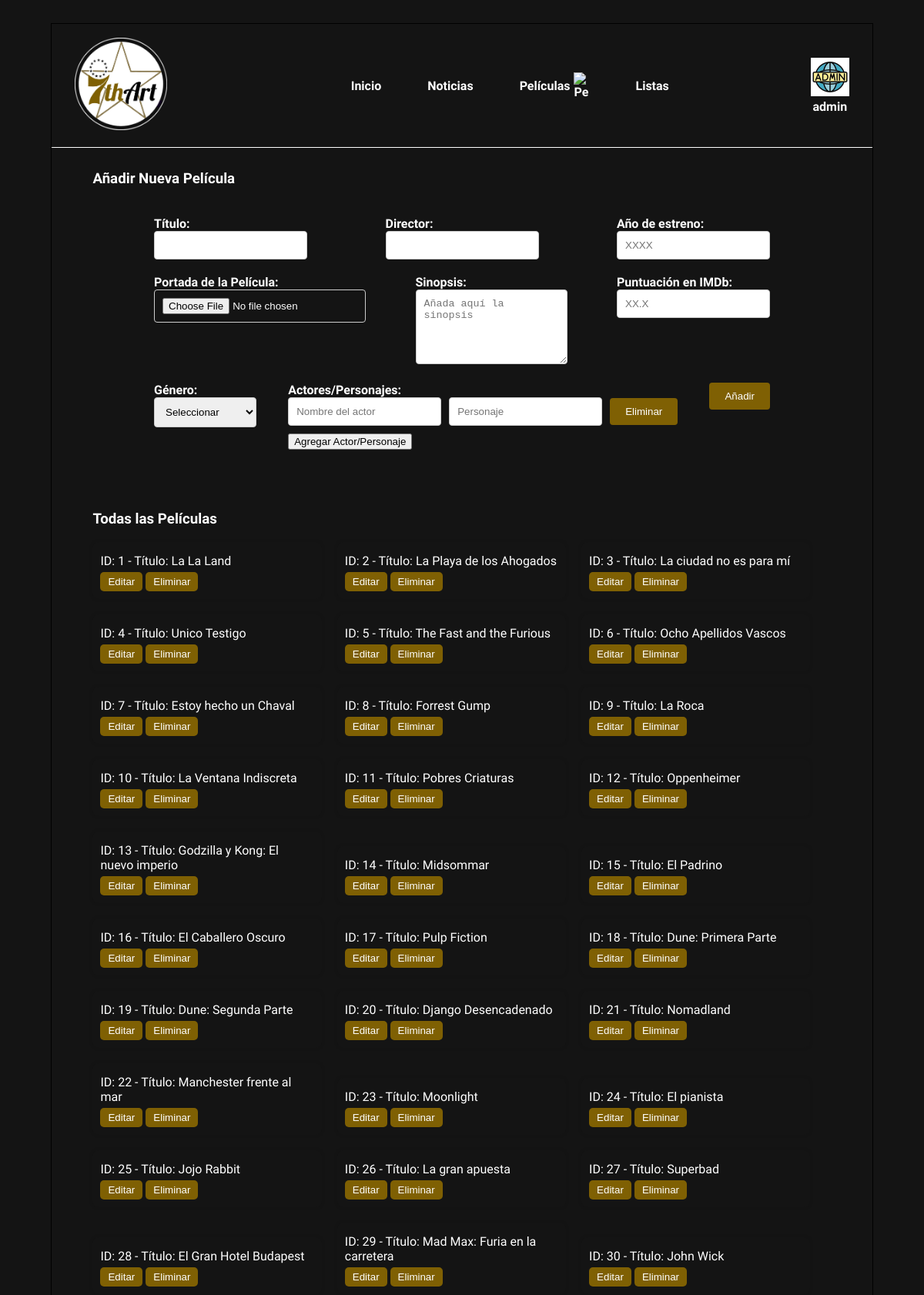
The page /admin_peliculas.php (signed in, upper part) on the database its author committed.
### tables this page shows
CREATE TABLE `peliculas` (
  `titulo` varchar(60) NOT NULL,
  `director` varchar(35) NOT NULL,
  `id` INT AUTO_INCREMENT PRIMARY KEY,
  `annio` year(4) NOT NULL,
  `genero` int(2) UNSIGNED NOT NULL,
  `sinopsis` text NOT NULL,
  `portada` varchar(100) NOT NULL,
  `reparto` longtext NOT NULL,
  `Val_IMDb` decimal(2,1) NOT NULL
);

### includes/config.php (called while the page is built, shortened)
<?php
spl_autoload_register(function ($class) {
    $prefix = 'es\\ucm\\fdi\\aw\\';
    $base_dir = implode(DIRECTORY_SEPARATOR, [__DIR__, 'src', '']);
    $len = strlen($prefix);
    $relative_class = substr($class, $len);
    $file = $base_dir . str_replace('\\', '/', $relative_class) . '.php';
});

### includes/src/Aplicacion.php (called while the page is built, shortened)
<?php
class Aplicacion
{
    private static $instancia;
    public static function getInstance()
    {
        if (!self::$instancia instanceof self) {
            self::$instancia = new static();
        }
        return self::$instancia;
    }
    private $rutaRaizApp;
    private $inicializada;
    private function __construct()
    {
        $this->inicializada = false;
    }
    public function init($bdDatosConexion, $rutaApp = '/', $dirInstalacion = __DIR__)
    {
        if (!$this->inicializada) {
            $this->rutaRaizApp = $rutaApp;
            $this->inicializada = true;
        }
    }
    public function resuelve($path = '')
    {
        $rutaAppLongitudPrefijo = mb_strlen($this->rutaRaizApp);
        return $this->rutaRaizApp . $path;
    }
}

### includes/src/peliculas/Pelicula.php (called while the page is built, shortened)
<?php
class Pelicula
{
    public static function buscarTodas() {
        $conn = Aplicacion::getInstance()->getConexionBd();
        $sql = "SELECT id, titulo FROM peliculas";
        $result = $conn->query($sql);
        $peliculas = [];
        if ($result) {
            while ($fila = $result->fetch_assoc()) {
                $peliculas[] = [
                    'id' => $fila['id'],
                    'titulo' => $fila['titulo']
                ];
            }
        } else {
            error_log("Error BD ({$conn->errno}): {$conn->error}");
        }
        return $peliculas;
    }
    public static function getGeneros(){
        $conn = Aplicacion::getInstance()->getConexionBd();
        $query = sprintf("SELECT * FROM generos");
        $rs = $conn->query($query);
        $generos = array();
        if ($rs) {
            while($fila = $rs->fetch_assoc()){
                $generos[$fila['id']] = $fila['genero'];
            }
        } else {
            $generos = false;
            error_log("Error BD ({$conn->errno}): {$conn->error}");
        }
        return $generos;
    }
}

### admin_peliculas.php (the view, shortened to what this page needs)
<?php
require_once __DIR__.'/includes/config.php';
$ADDForm = new FormularioAgregaPel();
$ADDForm = $ADDForm->gestiona();
$contenidoPrincipal = '';
$contenidoPrincipal .= "<h3>Añadir Nueva Película</h3>";
$contenidoPrincipal .= "<div class= 'añadirPel'>
                            $ADDForm
                        </div>";
$contenidoPrincipal .= '<h3>Todas las Películas</h3>';
$peliculas = Pelicula::buscarTodas();
if (!empty($peliculas)) {
    foreach ($peliculas as $pelicula) {
        $editForm = "<form method='POST' action='./admin_editaPeli.php''>
                            <input type='hidden' name='id_peli' value='{$pelicula['id']}'>
                            <input type='submit' value='Editar'>
                        </form>";
        $deleteForm = "<form method='POST' action='includes/src/peliculas/eliminar_pelicula.php' onsubmit='return confirm(\"¿Estás seguro de que quieres eliminar esta película?\");'>
                            <input type='hidden' name='pelicula_id' value='{$pelicula['id']}'>
                            <input type='submit' value='Eliminar'>
                       </form>";
        $contenidoPrincipal .= "<div class='pelicula_admin'>
                                <p>ID: {$pelicula['id']} - Título: {$pelicula['titulo']}</p>
                                $editForm
                                $deleteForm
                             </div>";
    }
} else {
    $contenidoPrincipal .= "<p>No hay películas disponibles.</p>";
}
?>

### css/estilo.css (style rules this page uses)
body { background-color: #141414; color: #ffffff; font-family: 'Roboto'; }
.pelicula_admin { display: inline-block; width: calc(31% - 20px); margin-right: 20px; margin-bottom: 20px; padding: 10px; background-color: #141414; border-radius: 8px; box-shadow: 0 0 5px rgba(0, 0, 0, 0.1); color: #fff; }
.pelicula_admin p { margin: 5px 0; }
.pelicula_admin form { display: inline; }
.pelicula_admin form input[type="submit"] { background-color: rgba(127, 96, 3, 1); color: #fff; border: none; padding: 5px 10px; border-radius: 5px; cursor: pointer; transition: background-color 0.3s ease; }

### rows shown on the page
peliculas: id "1", titulo "La La Land"
peliculas: id "2", titulo "La Playa de los Ahogados"
peliculas: id "3", titulo "La ciudad no es para mí"
peliculas: id "4", titulo "Unico Testigo"
peliculas: id "5", titulo "The Fast and the Furious"
peliculas: id "6", titulo "Ocho Apellidos Vascos"
peliculas: id "7", titulo "Estoy hecho un Chaval"
peliculas: id "8", titulo "Forrest Gump"
peliculas: id "9", titulo "La Roca"
peliculas: id "10", titulo "La Ventana Indiscreta"
peliculas: id "11", titulo "Pobres Criaturas"
peliculas: id "12", titulo "Oppenheimer"
peliculas: id "13", titulo "Godzilla y Kong: El nuevo imperio"
peliculas: id "14", titulo "Midsommar"
peliculas: id "15", titulo "El Padrino"
peliculas: id "16", titulo "El Caballero Oscuro"
peliculas: id "17", titulo "Pulp Fiction"
peliculas: id "18", titulo "Dune: Primera Parte"
peliculas: id "19", titulo "Dune: Segunda Parte"
peliculas: id "20", titulo "Django Desencadenado"
peliculas: id "21", titulo "Nomadland"
peliculas: id "22", titulo "Manchester frente al mar"
peliculas: id "23", titulo "Moonlight"
peliculas: id "24", titulo "El pianista"
peliculas: id "25", titulo "Jojo Rabbit"
peliculas: id "26", titulo "La gran apuesta"
peliculas: id "27", titulo "Superbad"
peliculas: id "28", titulo "El Gran Hotel Budapest"
peliculas: id "29", titulo "Mad Max: Furia en la carretera"
peliculas: id "30", titulo "John Wick"

### other values the page prints
$nombrePerfil "admin"
